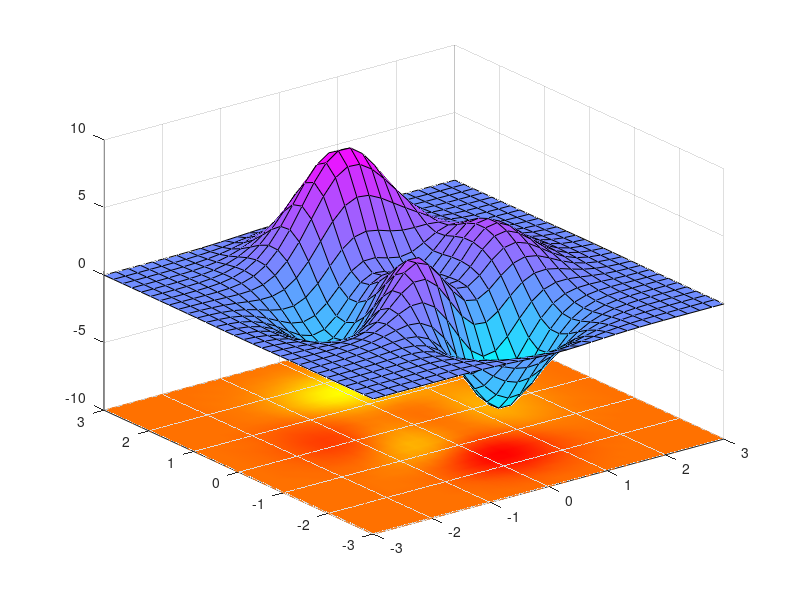

Write the MATLAB code that produced this figure.
% Define a colormap that uses the cool colormap and 
% the gray colormap and assign it as the Figure's colormap.
colormap([cool(64);autumn(64)])
% Generate some surface data.
[X,Y,Z] = peaks(30);
% Produce the two surface plots.
h(1) = surf(X,Y,Z);
hold on
h(2) = pcolor(X,Y,Z);
hold off
% Move the pcolor to Z = -10.
% The 0*Z is in the statement below to insure that the size
% of the ZData does not change.
set(h(2),'ZData',-10 + 0*Z)
set(h(2),'FaceColor','interp','EdgeColor','interp')
view(3)
% Scale the CData (Color Data) of each plot so that the 
% plots have contiguous, nonoverlapping values.  The range 
% of each CData should be equal. Here the CDatas are mapped 
% to integer values so that they are easier to manage; 
% however, this is not necessary.
% Initially, both CDatas are equal to Z.
m = 64;  % 64-elements is each colormap
cmin = min(Z(:));
cmax = max(Z(:));
% CData for surface
C1 = min(m,round((m-1)*(Z-cmin)/(cmax-cmin))+1); 
% CData for pcolor
C2 = 64+C1;
% Update the CDatas for each object.
set(h(1),'CData',C1);
set(h(2),'CData',C2);
% Change the CLim property of axes so that it spans the 
% CDatas of both objects.
caxis([min(C1(:)) max(C2(:))])